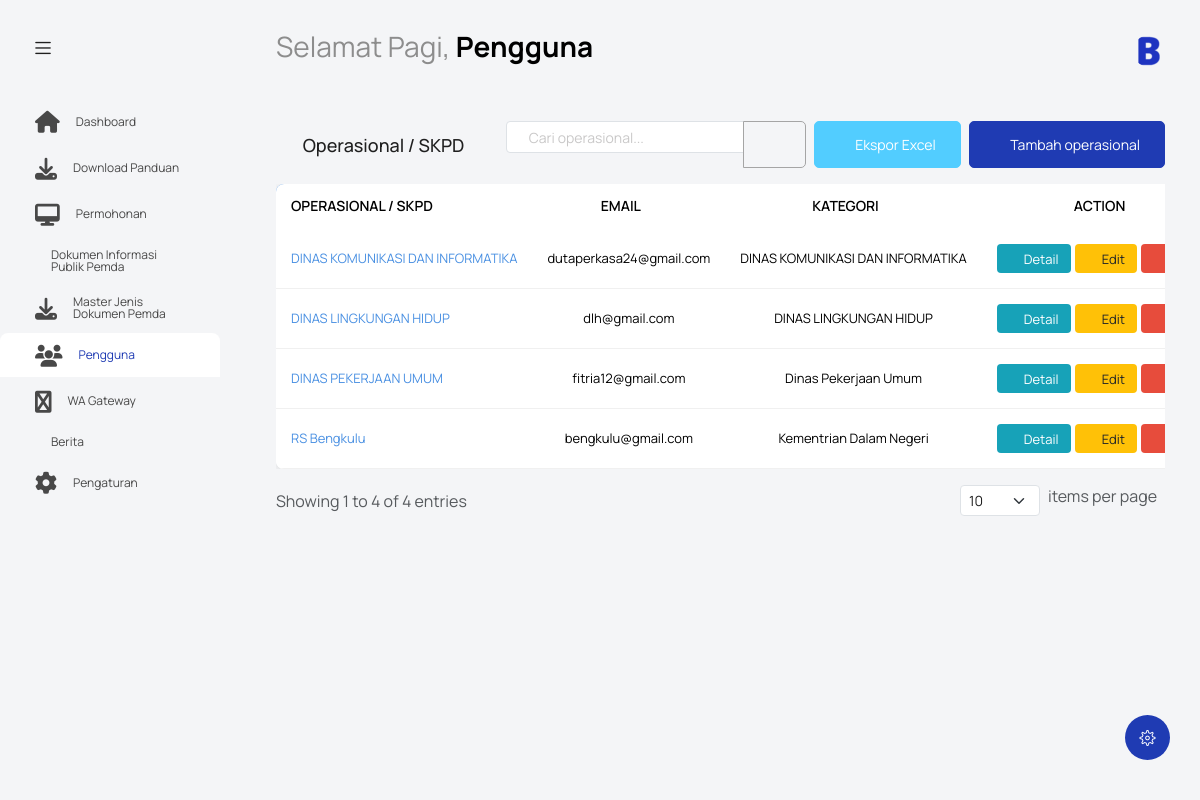
The app's page /index.php?controller=skpd&action=index (signed in) with its own data.
### tables this page shows
CREATE TABLE `skpd` (
  `id_skpd` int NOT NULL,
  `nama_skpd` varchar(255) NOT NULL,
  `kategori` varchar(100) DEFAULT NULL,
  `alamat` varchar(255) DEFAULT NULL,
  `telepon` varchar(20) DEFAULT NULL,
  `email` varchar(255) DEFAULT NULL
);

### controllers/SKPDController.php (called while the page is built, shortened)
<?php
require_once 'models/SKPDModel.php';
class SKPDController {
    private $skpdModel;
    public function __construct() {
        global $database;
        $db = $database->getConnection();
        $this->skpdModel = new SKPDModel($db);
    }
    public function index() {
        $search = isset($_GET['search']) ? trim($_GET['search']) : '';
        $page = isset($_GET['page']) ? (int)$_GET['page'] : 1;
        $limit = isset($_GET['limit']) ? (int)$_GET['limit'] : 10;
        $page = max(1, $page);
        $limit = max(1, min(100, $limit));
        $offset = ($page - 1) * $limit;
        if (!empty($search)) {
            $skpd_list = $this->skpdModel->searchSKPDWithPagination($search, $limit, $offset);
            $total_records = $this->skpdModel->getSearchResultCount($search);
        } else {
            $skpd_list = $this->skpdModel->getSKPDWithPagination($limit, $offset);
            $total_records = $this->skpdModel->getTotalSKPD();
        }
        $total_pages = ceil($total_records / $limit);
        $start_record = $offset + 1;
        $end_record = min($offset + $limit, $total_records);
        $pagination = [
            'current_page' => $page,
            'total_pages' => $total_pages,
            'limit' => $limit,
            'total_records' => $total_records,
            'start_record' => $start_record,
            'end_record' => $end_record,
            'search' => $search
        ];
        include 'views/skpd/index.php';
    }
}
?>

### models/SKPDModel.php (called while the page is built, shortened)
<?php
class SKPDModel {
    private $conn;
    private $table_name = "skpd";
    public function __construct($db) {
        $this->conn = $db;
    }
    public function getSKPDWithPagination($limit = 10, $offset = 0) {
        $query = "SELECT * FROM " . $this->table_name . " ORDER BY nama_skpd ASC LIMIT :limit OFFSET :offset";
        $stmt = $this->conn->prepare($query);
        $stmt->bindValue(':limit', (int)$limit, PDO::PARAM_INT);
        $stmt->bindValue(':offset', (int)$offset, PDO::PARAM_INT);
        $stmt->execute();
        return $stmt->fetchAll(PDO::FETCH_ASSOC);
    }
    public function getTotalSKPD() {
        $query = "SELECT COUNT(*) as total FROM " . $this->table_name;
        $stmt = $this->conn->prepare($query);
        $stmt->execute();
        $result = $stmt->fetch(PDO::FETCH_ASSOC);
        return $result['total'];
    }
}
?>

### views/skpd/index.php (the view, shortened to what this page needs)
<?php include('template/header.php'); ?>
<body class="with-welcome-text">
  <div class="container-scroller">
    <?php include 'template/navbar.php'; ?>
    <div class="container-fluid page-body-wrapper">
      <?php include 'template/setting_panel.php'; ?>
      <?php include 'template/sidebar.php'; ?>
      <div class="main-panel">
        <div class="content-wrapper">
          <div class="row">
            <div class="col-sm-12">
              <div class="d-flex justify-content-between align-items-center mb-3">
                <div class="d-flex align-items-center">
                  <i class="mdi mdi-office-building me-2" style="font-size: 24px;"></i>
                  <span style="font-size: 18px; font-weight: 500;">Operasional / SKPD</span>
                </div>
                <div class="d-flex gap-2">
                  <form method="GET" class="d-flex">
                    <div class="input-group" style="width: 300px;">
                      <input type="text"
                             class="form-control"
                             name="search"
                             value="<?php echo htmlspecialchars($search); ?>"
                             placeholder="Cari operasional...">
                      <button class="btn btn-outline-secondary" type="submit">
                        <i class="mdi mdi-magnify"></i>
                      </button>
                    </div>
                  </form>
                  <?php if (!empty($skpd_list)): ?>
                    <button class="btn btn-info" onclick="window.location.href='index.php?controller=skpd&action=export'">
                      <i class="mdi mdi-file-excel me-1"></i>Ekspor Excel
                    </button>
                  <?php endif; ?>
                  <button class="btn btn-primary" onclick="window.location.href='index.php?controller=skpd&action=form'">
                    <i class="mdi mdi-plus me-1"></i>Tambah operasional
                  </button>
                </div>
              </div>
              <?php if (!empty($skpd_list)): ?>
                <div class="table-responsive">
                  <table class="table table-hover" style="background: white; border-radius: 8px; overflow: hidden; box-shadow: 0 2px 8px rgba(0,0,0,0.1);">
                    <thead style="background: #4A90E2; color: white;">
                      <tr>
                        <th scope="col" style="padding: 15px; border: none; position: relative;">
                          OPERASIONAL / SKPD
                          <i class="mdi mdi-menu-up float-end"></i>
                        </th>
                        <th scope="col" style="padding: 15px; border: none; text-align: center; position: relative;">
                          EMAIL
                          <i class="mdi mdi-swap-vertical float-end"></i>
                        </th>
                        <th scope="col" style="padding: 15px; border: none; text-align: center; position: relative;">
                          KATEGORI
                          <i class="mdi mdi-swap-vertical float-end"></i>
                        </th>
                        <th scope="col" style="padding: 15px; border: none; text-align: center; position: relative;">
                          ACTION
                        </th>
                      </tr>
                    </thead>
                    <tbody>
                      <?php foreach ($skpd_list as $skpd): ?>
                        <tr style="border-bottom: 1px solid #f0f0f0;">
                          <td style="padding: 15px; border: none;">
                            <a href="#" style="color: #4A90E2; text-decoration: none;">
                              <?php echo htmlspecialchars($skpd['nama_skpd']); ?>
                            </a>
                          </td>
                          <td style="padding: 15px; border: none; text-align: center;">
                            <?php echo !empty($skpd['email']) ? htmlspecialchars($skpd['email']) : '-'; ?>
                          </td>
                          <td style="padding: 15px; border: none; text-align: center;">
                            <?php echo !empty($skpd['kategori']) ? htmlspecialchars($skpd['kategori']) : '-'; ?>
                          </td>
                          <td style="padding: 15px; border: none; text-align: center;">
                            <div class="d-flex justify-content-center gap-1">
                              <button class="btn btn-sm"
                                      onclick="viewDetail(<?php echo $skpd['id_skpd']; ?>)"
                                      style="background: #17a2b8; color: white; border: none; padding: 6px 12px; border-radius: 4px;"
                                      title="Lihat Detail">
                                <i class="mdi mdi-eye"></i> Detail
                              </button>
                              <button class="btn btn-sm"
                                      onclick="window.location.href='index.php?controller=skpd&action=form&id=<?php echo $skpd['id_skpd']; ?>'"
                                      style="background: #ffc107; color: #212529; border: none; padding: 6px 12px; border-radius: 4px;"
                                      title="Edit Data">
                                <i class="mdi mdi-pencil"></i> Edit
                              </button>
                              <button class="btn btn-sm"
                                      onclick="confirmDelete(<?php echo $skpd['id_skpd']; ?>, '<?php echo addslashes($skpd['nama_skpd']); ?>')"
                                      style="background: #E74C3C; color: white; border: none; padding: 6px 12px; border-radius: 4px;"
                                      title="Hapus Data">
                                <i class="mdi mdi-delete"></i> Hapus
                              </button>
                            </div>
                          </td>
                        </tr>
                      <?php endforeach; ?>
                    </tbody>
                  </table>
                </div>
                <?php if (isset($pagination) && $pagination['total_records'] > 0): ?>
                <div class="d-flex justify-content-between align-items-center mt-3">
                  <div class="text-muted">
                    Showing <?php echo $pagination['start_record']; ?> to <?php echo $pagination['end_record']; ?> of <?php echo $pagination['total_records']; ?> entries
                  </div>
                  <div class="d-flex">
                    <form method="GET" class="d-flex align-items-center">
                      <select name="limit" class="form-select form-select-sm me-2" style="width: 80px;" onchange="this.form.submit()">
                        <option value="10" <?php echo $pagination['limit'] == 10 ? 'selected' : ''; ?>>10</option>
                      </select>
                    </form>
                    <span class="text-muted me-2">items per page</span>
                  </div>
                </div>
                <?php endif; ?>
              <?php endif; ?>
            </div>
          </div>
        </div>
      </div>
    </div>
  </div>
</html>

### records on screen
skpd: nama_skpd "DINAS KOMUNIKASI DAN INFORMATIKA", email "dutaperkasa24@gmail.com", kategori "DINAS KOMUNIKASI DAN INFORMATIKA"
skpd: nama_skpd "DINAS LINGKUNGAN HIDUP", email "dlh@gmail.com", kategori "DINAS LINGKUNGAN HIDUP"
skpd: nama_skpd "DINAS PEKERJAAN UMUM", email "fitria12@gmail.com", kategori "Dinas Pekerjaan Umum"
skpd: nama_skpd "RS Bengkulu", email "bengkulu@gmail.com", kategori "Kementrian Dalam Negeri"

### other values on screen
$greeting "Selamat Pagi"
$nama "Pengguna"
$pagination['start_record'] "1"
$pagination['end_record'] "4"
$pagination['total_records'] "4"
